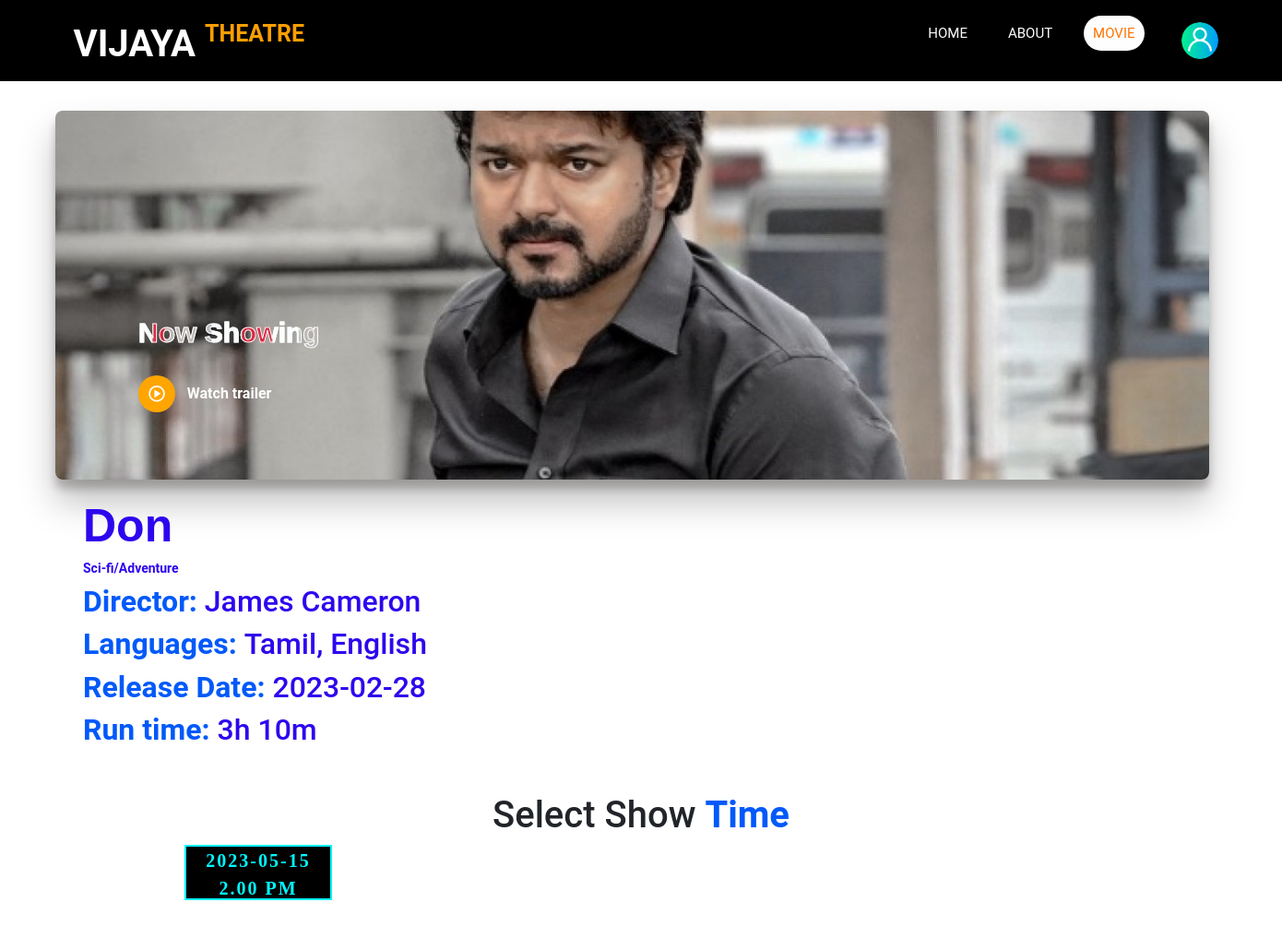
The app's page /movie2.php with its own data.
### tables this page shows
CREATE TABLE `show_table` (
  `show_id` int(15) NOT NULL,
  `movie_id` int(255) NOT NULL,
  `categorie` varchar(255) NOT NULL,
  `movie_name` varchar(255) NOT NULL,
  `show_date_time` varchar(255) NOT NULL,
  `ticket_price` varchar(255) NOT NULL,
  `cover_image` varchar(255) NOT NULL,
  `add_date` varchar(255) NOT NULL
);

CREATE TABLE `movie` (
  `movie_id` int(15) NOT NULL,
  `movie_name` varchar(255) NOT NULL,
  `categorie` varchar(255) NOT NULL,
  `gender` varchar(255) NOT NULL,
  `director` varchar(255) NOT NULL,
  `language` varchar(255) NOT NULL,
  `release_date` varchar(255) NOT NULL,
  `runtime` varchar(255) NOT NULL,
  `image` varchar(255) NOT NULL,
  `video_url` varchar(255) NOT NULL,
  `add_date` varchar(255) NOT NULL
);

### movie2.php (the view, shortened to what this page needs)
<?php
$connection= mysqli_connect("localhost","root","","vijaya_theater");
?>
<!DOCTYPE html>
<html lang="en">
<head>
    <link rel="stylesheet" href="css/nav.css">
    <link rel="stylesheet" href="css/movie11.css">
    <link href="https://cdn.jsdelivr.net/npm/bootstrap@5.2.3/dist/css/bootstrap.min.css" rel="stylesheet">
    <link href="https://cdnjs.cloudflare.com/ajax/libs/font-awesome/6.3.0/css/all.min.css" rel="stylesheet">
    <link href='https://unpkg.com/boxicons@2.1.4/css/boxicons.min.css' rel='stylesheet'>
</head>
<body>
    <header class="hero">
        <nav>
            <div class="logo">Vijaya <span>theatre</span></div>
            <ul class="nbar">
                <li><a href="home.php">HOME</a></li>
                <li><a href="about.php">ABOUT</a></li>
                <li><a href="main_movie.php" class="active">MOVIE</a></li>
            </ul>
            <img src="image/user.png" alt="user" class="user-img" onclick="toggleMenu()">
        </nav>
    </header>
    <section class="main-movie-image" id="im">
        <?php
            $query = "SELECT * FROM movie WHERE categorie ='Second movie'";
            $query_run = mysqli_query($connection,$query);
            if($row = mysqli_fetch_assoc($query_run))
            {
            $movie_title= $row['movie_name'];
            $movie_gender= $row['gender'];
            $movie_dir= $row['director'];
            $movie_lan= $row['language'];
            $movie_rt= $row['runtime'];
            $movie_rd= $row['release_date'];
            $movie_trailer= $row['video_url'];
            $query2 = "SELECT * FROM show_table WHERE categorie ='Second movie' AND movie_name='$movie_title'";
            $query2_run = mysqli_query($connection,$query2);
            $row2 = mysqli_fetch_assoc($query2_run);
            $image=$row2['cover_image'];
        ?>
            <img src="image/<?php echo $image?>" alt="photo" class="mmovie-image" id="mmimg">
            <div class="main-movie-text">
                <p>Now Showing</p>
                <a href="<?php echo $movie_trailer?>" class="watch-btn" id="mmtri">
                    <i class='bx bx-play-circle'></i>
                    <span>Watch trailer</span>
                </a>
            </div>
    </section>
    <div class="about-movie">
        <div class="about">
            <h1 class="about-movie-title">
                <a id="mmname">
                    <?php echo $movie_title?>
                </a>
            </h1>
            <h2 class="about-movie-gender">
                <a id="mmgender">
                    <?php echo $movie_gender?>
                </a>
            </h2>
            <h2 class="movie-dir">
                <span>Director: </span>
                <a id="mmdir">
                    <?php echo $movie_dir?>
                </a>
            </h2>
            <h2 class="movie-lan">
                <span>Languages: </span>
                <a id="mmlang">
                    <?php echo $movie_lan?>
                </a>
            </h2>
            <h2 class="movie-lan">
                <span>Release Date: </span>
                <a id="mmlang">
                    <?php echo $movie_rd?>
                </a>
            </h2>
            <h2 class="movie-runt">
                <span>Run time: </span>
                <a id="mmrun">
                    <?php echo $movie_rt?>
                </a>
            </h2>
        </div>
    </div>
            <h1 class="show-txt">Select Show <span>Time</span></h1>
    <section class="movie-booking">
        <form name="form" action="mmovie_bd.php" method="POST">
            <?php
                $name=$movie_title;
                $query = "SELECT * FROM show_table WHERE categorie ='Second movie' AND movie_name='$name'";
                $query_run = mysqli_query($connection,$query);
                if(mysqli_num_rows($query_run)> 0)
                {
                ?>
                    <div class="selectDate">
                <?php
                    while($row = mysqli_fetch_assoc($query_run))
                    {
                        $date= $row['show_date_time'];
            ?>
                                <button type="submit" name="show_btn" class="show_btn" value="<?php echo $date?>"><?php echo $date?></button>
                    <?php
                    }
                }
            }
                    ?>
                    </div>
        </form>
    </section>
</body>
</html>

### css/nav.css (style rules this page uses)
.logo { margin-left: 10px; margin-top: 8px; font-size: 40px; display: flex; font-weight: bold; text-transform: uppercase; color: #fefefe; }
.logo span { color: rgb(252, 159, 0); font-size: 25px; margin-left: 10px; }
.user-img { width: 40px; height: 40px; border-radius: 50%; cursor: pointer; margin-left: 30px; }
nav { display: flex; background: black; width: 100%; padding: 10px 5%; align-items: center; justify-content: space-between; position: relative; }
nav ul { width: 100%; text-align: right; }
nav ul li { display: inline-block; list-style: none; margin: 10px 10px; }
nav ul li a { text-decoration: none; font-size: 15px; padding: 10px 10px; transition: 0.2s; border-radius: 50px; color: #fefefe; }
nav ul li a:hover, nav ul li a.active { color: rgb(255, 115, 0); background: #fefefe; transition: 0.3s all linear; transform: scale(1.1); }

### css/movie11.css (style rules this page uses)
* { margin: 0; padding: 0; font-family: 'roboto'; list-style: none; text-decoration: none; }
.main-movie-image { height: 400px; display: flex; align-items: center; margin-top: 2rem !important; border-radius: 0.5rem; }
.mmovie-image { position: absolute; margin-left: 60px; width: 90%; height: 400px; z-index: -1; object-fit: cover; border-radius: 0.5rem; box-shadow: 0px 24px 38px rgba(3, 3, 3, 0.25), 0px 10px 10px rgba(22, 0, 0, 0.22); }
.main-movie-text { padding-left: 150px; }
.main-movie-text p { font-size: 30px; margin-top: 70%; font-weight: 800; line-height: 60px; font-family: 'poppins', sans-serif; color: transparent; -webkit-text-stroke: 1px #fff; background: url(../image/line3.jpg); -webkit-background-clip: text; background-position: 0 0; animation: kiru 40s linear infinite; text-shadow: 18px red; }
.watch-btn { display: flex; align-items: center; column-gap: 0.8rem; color: white; text-decoration: none; }
.watch-btn .bx { background-color: orange; width: 40px; height: 40px; font-size: 21px; border-radius: 50%; display: flex; align-items: center; justify-content: center; }
.watch-btn span { font-size: 1rem; color: #fff; font-weight: bold; }
.about-movie { margin-left: 90px; width: 80%; color: rgb(45, 6, 238); display: flex; background: transparent; height: 200px; margin-bottom: 120px; margin-top: 20px; }
.about { font-size: 16px; width: 100%; }
.about-movie-title a { font-size: 50px; font-weight: 800; line-height: 60px; font-family: 'poppins', sans-serif; color: rgb(20, 20, 20); }
.about-movie-gender { font-size: 14px; font-weight: bold; }
h1, h2 { margin-top: 10px; }
span { color: rgb(2, 89, 250); font-weight: bold; }
.show-txt { text-align: center; margin-top: 40px; }
.movie-booking { width: 100%; }
.selectDate { display: flex; width: 100%; margin-bottom: 100px; height: 200px; margin-left: 180px; }
.selectDate button { position: relative; width: 160px; text-align: center; display: flex; margin-left: 20px; font-family: 'poppins', 'sans-serif'; font-weight: 800; text-transform: uppercase; height: 60px; font-size: 20px; letter-spacing: .1em; color: rgb(1, 247, 255); background: black; border: 2px solid rgb(1, 247, 255); padding: 0px 10px; overflow: hidden; z-index: 1; transition: color 1s, box-shadow 1s; transition-delay: 0s, 1s; }
.selectDate button::before { content: ''; position: absolute; left: -30px; top: 0; width: 0; height: 100%; background: rgb(1, 247, 255); transform: skewX(35deg); z-index: -1; transition: 1s; }

### records on screen
show_table: cover_image (picture), show_date_time "2023-05-15 2.00 PM"
movie: movie_name "Don", gender "Sci-fi/Adventure", director "James Cameron", language "Tamil, English", release_date "2023-02-28", runtime "3h 10m"
